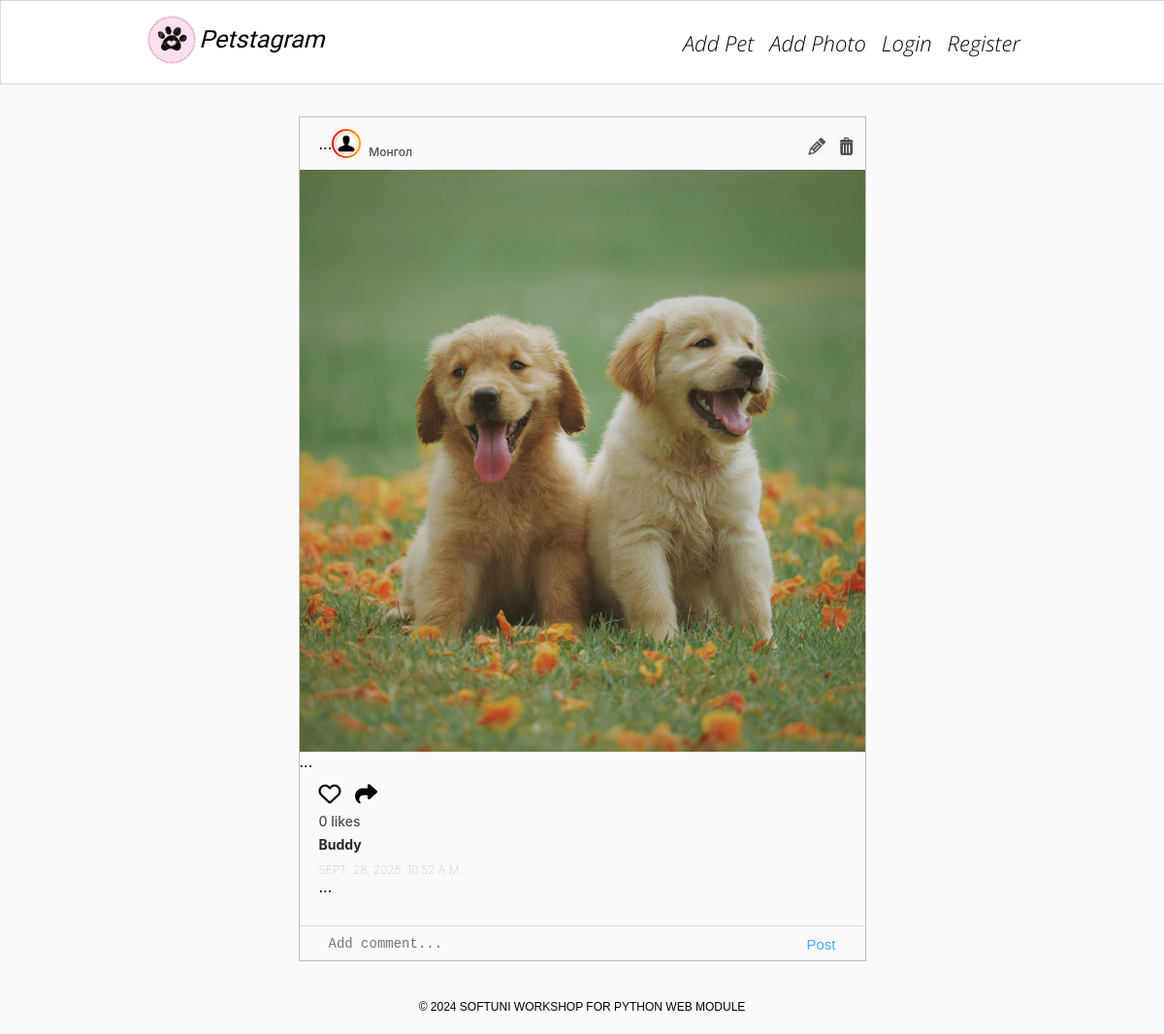
The app's page /photos/6/, older data.
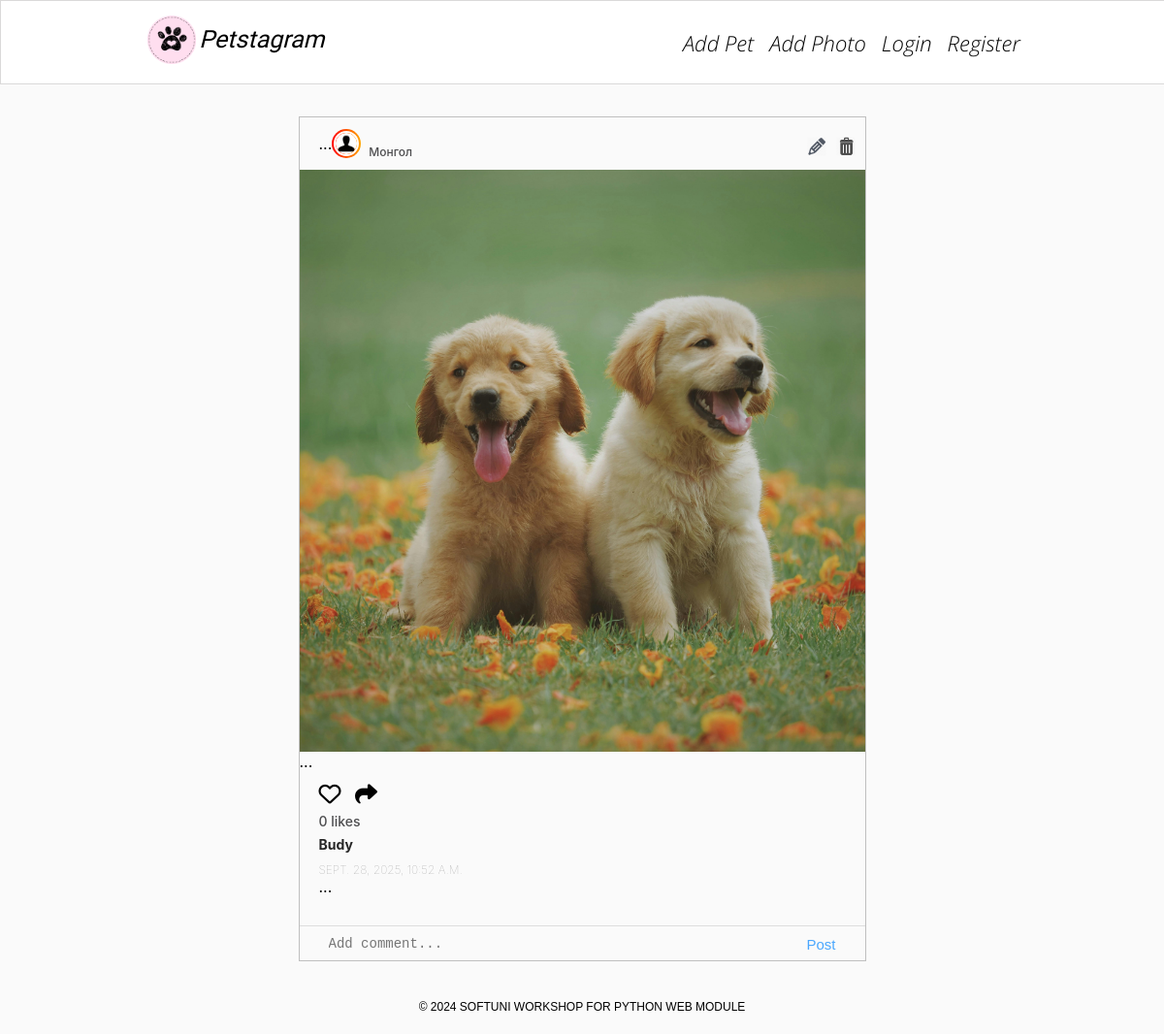
The same page, newer data.
### petstagram/photos/models.py (models this page shows, shortened)
class Photo(models.Model):
    photo = models.ImageField(upload_to='images/', validators=[photo_file_size])
    description = models.TextField(
        max_length=300,
        validators=[MinLengthValidator(10)],
        blank=True,
        null=True,
    )
    location = models.CharField(
        max_length=30,
        blank=True,
        null=True,
    )
    tagged_pets = models.ManyToManyField('pets.Pet', blank=True)
    date_of_publication = models.DateTimeField(auto_now=True)

### petstagram/pets/models.py (models this page shows, shortened)
class Pet(models.Model):
    name = models.CharField(max_length=30)
    pet_photo = models.URLField()
    date_of_birth = models.DateField(null=True, blank=True)
    slug = models.SlugField(unique=True, null=False, blank=False, editable=False)
    owner = models.ForeignKey(User, on_delete=models.CASCADE)  # 🔥 эзэмшигч

### petstagram/photos/views.py (the view)
# urls.py: path('<int:pk>/', views.photo_details, name='photo_details'),
def photo_details(request, pk):
    photo=Photo.objects.get(pk=pk,)
    likes=photo.like_set.all()
    comments=photo.comment_set.all()
    context={
        'photo':photo,
        'likes':likes,
        'comments':comments,
    }
    return render(request, template_name='photos/photo-details-page.html', context=context)

### templates/photos/photo-details-page.html (shortened to what this page needs)
{% extends 'base.html' %}
{% load static %}
{% block content %}
    <div class="container">
        <div class="col-9">
            <div class="card">
                <div class="top">
                    <div class="userDetails">
...
        <a href="#">
            <div class="profilepic">
                <div class="profile_img">
                    <div class="image">
                        <img src="{% static '/images/person.png' %}" alt="img8">
                    </div>
                </div>
            </div>
        </a>
        <h3>
            <br>
            {% if photo.location %}
                <span>{{ photo.location }}</span>
            {% endif %}
            <div class="edit-delete-btns">
                <a href="{% url 'photo_edit' photo.pk %}">
                    <img class="edit-img" src="{% static '/images/edit-pen-icon-6.jpg' %}"
                         alt="edit button">
                </a>
                <a href="{% url 'photo_delete' photo.pk %}">
                    <img class="bin-img" src="{% static '/images/icon-remove-22.jpg' %}"
                         alt="bin button">
                </a>
            </div>
        </h3>
    </div>
</div>
        <div class="imgBx" id="{{photo.id}}">
            <img src="{{ photo.photo.url }}"
                 alt="post image" class="cover">
        </div>
...
      <div class="bottom">
           <div class="actionBtns">
               <div class="left">
                   <span class="heart">
<a href="{% url 'like' photo.id %}">
                               {% if photo.like_set.all %}
                                   <i class="fa-solid fa-heart" style="color: #ed4040;"></i>
                               {% else %}
                                   <i class="fa-regular fa-heart"></i>
                               {% endif %}
   </a>
                   </span>
                   <a href="{% url 'share' photo.id %}">
                       <i class="fa-solid fa-share"></i>
                   </a>
               </div>
           </div>
           <p class="likes">{{ likes.count }} likes</p>
           {% for pet in photo.tagged_pets.all %}
               <a href="{% url 'pet_details' username=pet.owner.username pet_slug=pet.slug %}">
                   <p class="message">
                       <b>{{ pet.name }}</b>
                   </p>
               </a>
           {% endfor %}
           <h5 class="postTime">{{ photo.date_of_publication }}</h5>
...
                </div>
            <div class="addComments">
                <form method="post" action="#">
                    <textarea name="body" cols="40" rows="10" placeholder="Add comment..." maxlength="300"
                              required="" id="id_body"></textarea>
                    <button type="submit">Post</button>
                </form>
            </div>
            </div>
        </div>
    </div>
{% endblock %}

### templates/base.html (shortened to what this page needs)
{% load static%}
<!DOCTYPE html>
<html lang="en">
<head>
    <link rel="stylesheet" href="{% static 'css/styles.css' %}">
    <link rel="stylesheet" href="https://cdnjs.cloudflare.com/ajax/libs/font-awesome/6.5.1/css/all.min.css"
/>
</head>
<body>
    <header>
        <nav class="navbar">
            <div class="container">
                <div class="logo">
                    <a href="#">
                        <img width="50px" src="{% static 'images/free-30-instagram-stories-icons23_122570.png' %}"
                            alt="img1">
                    </a>
                    <a class="home" href="{% url 'home' %}">
                        <i>Petstagram</i>
                    </a>
                </div>
                <div class="nav-links">
                    <ul class="nav-group">
                        <li class="nav-item">
                            <a href="{% url 'pet_add' %}">
                                <i>Add Pet</i>
                            </a>
                        </li>
                        <li class="nav-item">
                            <a href="{% url 'photo_add' %}">
                                <i>Add Photo</i>
                            </a>
                        </li>
                        {% if user.is_authenticated %}
                            <li class="nav-item">
                            <a href="{% url 'profile_details' request.user.pk %}">
                                <i>Profile</i>
                            </a>
                        </li>
                        <li class="nav-item">
                            <a href="{% url 'logout_user' %}">
                                <i>Logout</i>
                            </a>
                        </li>
                        {% else %}
                            <li class="nav-item">
                                <a href="{% url 'login_user' %}">
                                    <i>Login</i>
                                </a>
                            </li>
                            <li class="nav-item">
                                <a href="{% url 'register_user' %}">
                                    <i>Register</i>
                                </a>
                            </li>
                        {% endif %}
                    </ul>
                </div>
            </div>
        </nav>
    </header>
    <main>
        {% block content %}
        {% endblock content %}
    </main>
    <div class="footer">
        <span class="footer-section">
            © 2024 SOFTUNI WORKSHOP FOR PYTHON WEB MODULE
        </span>
    </div>
</body>
</html>

### static/css/home.css (style rules this page uses)
* { margin: 0; padding: 0; box-sizing: border-box; }
body { font-family: -apple-system, system-ui, "Segoe UI", Roboto, Oxygen, Ubuntu, Cantarell, "Open Sans", "Helvetica Neue", sans-serif; background: #fafafa; min-height: 100vh; }
.navbar { position: fixed; z-index: 100000; display: flex; align-items: center; justify-content: center; background: rgb(255, 255, 255); width: 101%; border: 1px solid rgb(218, 217, 217); font-family: "Open Sans", sans-serif; }
.container { padding: 15px 0; width: 75%; display: flex; align-items: center; justify-content: space-between; }
.container a { color: #403e3e; }
.container .logo { display: flex; cursor: pointer; }
.home { font-size: 25px; margin: 10px 0 0 3px; color: black; font-family: 'Indie Flower', cursive; }
.nav-links { font-weight: lighter; color: rgb(172, 172, 172); }
.nav-group .nav-item { list-style-type: none; margin: 0 8px; }
.nav-group .nav-item a { font-size: 22px; display: block; color: black; }
.nav-group { display: flex; align-items: center; justify-content: center; }
main { width: 100%; min-height: 95vh; display: flex; justify-content: center; }
main .container { position: relative; margin-top: 60px; width: 75%; display: flex; align-items: flex-start; justify-content: space-between; }
.col-9 { width: 65%; margin: 5% auto; margin-bottom: -20px; }
.col-9 .card { margin-bottom: 20px; position: relative; width: 100%; display: inline-block; border: 1px solid rgba(7, 7, 7, 0.24); }
.col-9 .card .top { padding: 10px 20px; display: flex; justify-content: space-between; align-items: center; }
.col-9 .card .bottom { padding: 10px 20px; }
.col-9 .card .top .userDetails { width: 100%; display: flex; align-items: center; }
.profilepic { display: inline-block; }
.profilepic .profile_img { display: flex; align-items: center; justify-content: center; border-radius: 50%; overflow: hidden; width: 30px; height: 30px; background: linear-gradient(to right, red, orange); padding: 2px; margin-right: 8px; }
.profilepic .profile_img .image { position: relative; width: 100%; height: 100%; border-radius: 50%; margin-top: 0; overflow: hidden; display: flex; align-items: center; justify-content: center; border: 2px solid white; }
.profilepic .profile_img img { width: 100%; height: 100%; object-fit: cover; margin-top: 0 !important; }
.cover { position: absolute; top: 0; left: 0; width: 100%; height: 100%; object-fit: cover; }
.col-9 .card .top .userDetails h3 { font-size: 16px; color: #4d4d4f; font-weight: 500; line-height: 1em; white-space: nowrap; }
.col-9 .card .top .userDetails h3 span { font-size: 0.75em; }
.imgBx { position: relative; width: 100%; min-height: 600px; }
.actionBtns { display: flex; justify-content: space-between; align-items: center; font-size: 23px; }
.actionBtns i { cursor: pointer; }
.actionBtns .left i { margin-right: 8px; }
.likes { font-weight: 500; margin-top: 5px; font-size: 14px; cursor: default; color: #4d4d4f; }
.message { font-weight: 400; margin-top: 5px; font-size: 14px; color: #777; line-height: 1.5em; }
.message b { color: #262626; }
.addComments { display: flex; align-items: center; margin-top: 20px; border-top: 1px solid #ddd; padding: 10px 0; }
.addComments button { position: absolute; right: 30px; color: #1d92ffcb; font-weight: 500; font-size: 15px; border: none; background-color: inherit; cursor: pointer; }
textarea { position: absolute; left: 30px; width: 85%; resize: none; overflow: hidden; height: 20px; border: none; outline: none; font-weight: 400; font-size: 14px; color: #262626; background: none; }
.addComments form { display: flex; margin-bottom: 15px; }
.postTime { margin-top: 8px; font-weight: lighter; cursor: default; color: rgb(163, 163, 163); font-size: 12px; text-transform: uppercase; }
a { text-decoration: none; }
i { color: black; }
div.footer { position: sticky; bottom: 0; margin: 20px auto; width: 100%; text-align: center; z-index: -2; }
.footer .footer-section { position: relative; width: 100%; font-size: 12px; font-family: sans-serif; z-index: -2; }

### static/css/photoDetails.css (style rules this page uses)
.userDetails a { color: initial; }
.edit-delete-btns { position: absolute; top: 20px; right: 10px; }
.edit-delete-btns img { width: 20px; margin-left: 5px; }

### static/css/profile.css (style rules this page uses)
.profile_img img { width: 175px; height: 175px; margin-top: 10px; border-radius: 50%; object-fit: cover; }

Row changes from the older to the newer data that the page shows:
changed Pet: name "Buddy" → "Budy"
